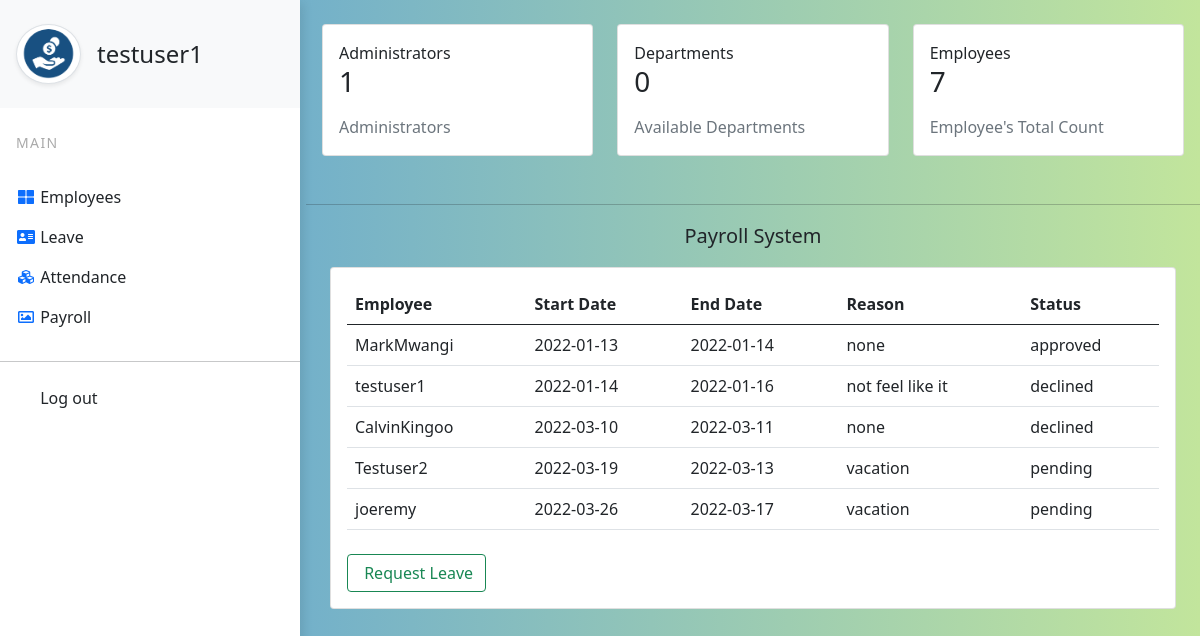
Screenshot of /shop/list/ (signed in) with the database file from the repository.
### shop/models.py (models this page shows, shortened)
class Leave (models.Model):
    employee = models.OneToOneField(Employee, on_delete=models.CASCADE)
    start = models.CharField(blank=False, max_length=15)
    end = models.CharField(blank=False, max_length=15)
    reason=models.TextField(max_length=200, blank=True, null=True)
    status = models.CharField(choices=Status.choices,  default=Status.PENDING, max_length=15)

class Employee(models.Model):
    first_name = models.CharField(max_length=100, blank=True, null=True)
    last_name = models.CharField(max_length=100, blank=True, null=True)
    user=models.OneToOneField(User, on_delete=models.CASCADE)
    email = models.EmailField(max_length=200, blank=True, null=True)
    mobile = models.CharField(max_length=15)
    address = models.TextField(max_length=100, default='')
    gender=models.CharField(max_length=50, choices=Gender.choices)
    avatar = models.ImageField(default="avatar.png",  upload_to="avatars/")
    bank = models.CharField(max_length=25, default='Equity Bank Ke')
    salary = models.CharField(max_length=16,default='00.00')
    slug = models.SlugField(unique=True, blank=True, max_length=500)
    modified = models.DateTimeField(auto_now=True)
    joined = models.DateTimeField(auto_now_add=True)
    class Meta:
        verbose_name = 'Employee'
        verbose_name_plural = 'Employees'
    def __str__(self):
        return self.user.username
    __initial_first_name = None
    __initial_last_name = None
    def __init__(self, *args, **kwargs):
        super().__init__(*args, **kwargs)
        self.__initial_first_name = self.first_name
        self.__initial_last_name = self.last_name

### shop/views.py (the view)
# urls.py: path('list/', Leave_List.as_view(), name='leave-list' )
class Leave_List(LoginRequiredMixin, ListView):
    model = Leave
    template_name = 'shop/employees/leave_list.html'

### shop/content_processors.py (called while the page is built)
def employee_count(request):
    if request.user.is_authenticated:
        employee_count= Employee.objects.all().count()
        users=User.objects.all().count()
        admin_count=users-employee_count
        return { 'employee_count':employee_count,
                    'admin_count':admin_count
                    }
    return { }

### shop/templates/shop/employees/leave_list.html (shortened to what this page needs)
{% extends 'shop/dashboard.html' %}
{% load static %}
{% load crispy_forms_tags %}
{% block dashboard %}
<hr class="mt-5">
    <div class="main-panel container">
        <div class="content-wrapper">
        <div class="row">
            <p class="lead text-center">Payroll System</p>
            <div class="col-lg-12 grid-margin">
                <div class="card">
                        <div class="card-body">
                            <div class="table-responsive">
                                <table class="table ">
                                    <thead>
                                    <tr>
                                        <th>
                                        Employee
                                        </th>
                                        <th>
                                        Start Date
                                        </th>
                                        <th>
                                        End Date
                                        </th>
                                        <th>
                                        Reason
                                        </th>
                                        <th>
                                        Status
                                        </th>
                                    </tr>
                                    </thead>
                                    <tbody>
                                    {% for leave in object_list %}
                                        <tr>
                                        <td>
                                            {{leave.employee}}
                                        </td>
                                        <td>
                                            {{leave.start}}
                                        </td>
                                        <td>
                                            {{leave.end}}
                                        </td>
                                        <td>
                                            {{leave.reason}}
                                        </td>
                                        <td>
                                            {{leave.status}}
                                        </td>
                                        </tr>
                                    {% endfor %}
                                    </tbody>
                                </table>
                                {% if request.user.is_superuser %}
                                <div class="col-lg-12 mt-4">
                                    <a class="btn btn-outline-success"  href="#" > <i class="fas fa-print"></i> Print</a>
                                </div>
                                {% else %}
                                <div class="col-lg-12 mt-4">
                                    <a class="btn btn-outline-success"  href=" {% url 'shop:leave' %} " >  Request Leave</a>
                                </div>
                                {% endif %}
                            </div>
                        </div>
                </div>
            </div>
        </div>
        </div>
    </div>
{% endblock dashboard %}

### shop/templates/shop/dashboard.html (shortened to what this page needs)
{% extends 'base.html' %}
{% load static %}
{% block head %}
<link rel="stylesheet" href="{% static 'css/utils.css' %}">
{% endblock head %}
{% block content %}
<div class="row">
        <div class="col-lg-3">
            <div class="vertical-nav bg-white" id="sidebar">
                <div class="py-4 px-3 mb-4 bg-light">
                    <div class="media d-flex align-items-center"><img src="{% static 'images/logo.png' %}" alt="..." width="65" class="mr-3 rounded-circle img-thumbnail shadow-sm">
                    <div class="media-body mx-3">
                        <h4 class="m-0">{{request.user}}</h4>
                    </div>
                    </div>
                </div>
                <p class="text-gray font-weight-bold text-uppercase px-3 small pb-4 mb-0">Main</p>
                <ul class="nav flex-column bg-white mb-0">
                    <li class="nav-item">
                    <a href="{% url 'shop:dashboard' %}" class="nav-link text-dark font-italic active">
                                <i class="fa fa-th-large mr-3 text-primary fa-fw"></i>
                                Employees
                            </a>
                    </li>
                    <li class="nav-item">
                    <a href="{% url 'shop:leave-list' %}" class="nav-link text-dark font-italic">
                                <i class="fa fa-address-card mr-3 text-primary fa-fw"></i>
                                Leave
                            </a>
                    </li>
                    <li class="nav-item">
                    <a href="#" class="nav-link text-dark font-italic">
                                <i class="fa fa-cubes mr-3 text-primary fa-fw"></i>
                                Attendance
                            </a>
                    </li>
                    <li class="nav-item">
                    <a href="{% url 'shop:pay' %}" class="nav-link text-dark font-italic">
                                <i class="far fa-image mr-3 text-primary fa-fw" ></i>
                                Payroll
                            </a>
                    </li>
                </ul>
                <hr class="mt-4">
                <ul class="nav flex-column bg-white mb-0">
                    <li class="nav-item">
                    <a href="/accounts/logout" class="nav-link text-dark font-italic">
                                Log out
                            </a>
                    </li>
                </ul>
            </div>
        </div>
        <div class="col-lg-9">
            <div class="col-lg-12 px-3">
                    <div class="row mt-4">
                        <div class="col-xl-4 col-lg-4 col-md-4 col-sm-6 grid-margin stretch-card">
                        <div class="card card-statistics">
                            <div class="card-body">
                            <div class="clearfix">
                                <div class="float-right">
                                <p class="mb-0 text-right">Administrators</p>
                                <div class="fluid-container">
                                    <h3 class="font-weight-medium text-right mb-0">{{ admin_count }}</h3>
                                </div>
                                </div>
                            </div>
                            <p class="text-muted mt-3 mb-0">
                                 Administrators
                            </p>
                            </div>
                        </div>
                        </div>
                        <div class="col-xl-4 col-lg-4 col-md-4 col-sm-6 grid-margin stretch-card">
                        <div class="card card-statistics">
                            <div class="card-body">
                            <div class="clearfix">
                                <div class="float-right">
                                <p class="mb-0 text-right">Departments</p>
                                <div class="fluid-container">
                                    <h3 class="font-weight-medium text-right mb-0">0</h3>
                                </div>
                                </div>
                            </div>
                            <p class="text-muted mt-3 mb-0">
                                 Available Departments
                            </p>
                            </div>
                        </div>
                        </div>
                        <div class="col-xl-4 col-lg-4 col-md-4 col-sm-6 grid-margin stretch-card">
                        <div class="card card-statistics">
                            <div class="card-body">
                            <div class="clearfix">
                                <div class="float-right">
                                <p class="mb-0 text-right">Employees</p>
                                <div class="fluid-container">
                                    <h3 class="font-weight-medium text-right mb-0">{{employee_count}}</h3>
                                </div>
                                </div>
                            </div>
                            <p class="text-muted mt-3 mb-0">
                                 Employee's Total Count
                            </p>
                            </div>
                        </div>
                        </div>
                    </div>
            </div>
            <div class="col-lg-12">
                    <div class="page-content " id="content">
                        {% block dashboard %}
                        {% endblock dashboard %}
                    </div>
            </div>
        </div>
    </div>
{% endblock content %}

### static/css/utils.css (style rules this page uses)
.vertical-nav { width: 25%; height: 100vh; position: fixed; top: 0; left: 0; box-shadow: 3px 3px 10px rgba(0, 0, 0, 0.1); transition: all 0.4s; }
.page-content { transition: all 0.4s; }
body { background: #599fd9; background: -webkit-linear-gradient(to right, #599fd9, #c2e59c); background: linear-gradient(to right, #599fd9, #c2e59c); min-height: 100vh; overflow-x: hidden; }
.text-uppercase { letter-spacing: 0.1em; }
.text-gray { color: #aaa; }

### rows the page displays
Leave: employee "MarkMwangi", start "2022-01-13", end "2022-01-14", reason "none", status "approved"
Leave: employee "testuser1", start "2022-01-14", end "2022-01-16", reason "not feel like it", status "declined"
Leave: employee "CalvinKingoo", start "2022-03-10", end "2022-03-11", reason "none", status "declined"
Leave: employee "Testuser2", start "2022-03-19", end "2022-03-13", reason "vacation", status "pending"
Leave: employee "joeremy", start "2022-03-26", end "2022-03-17", reason "vacation", status "pending"

### other values shown
{{ request.user }} "testuser1"
{{ admin_count }} "1"
{{ employee_count }} "7"
